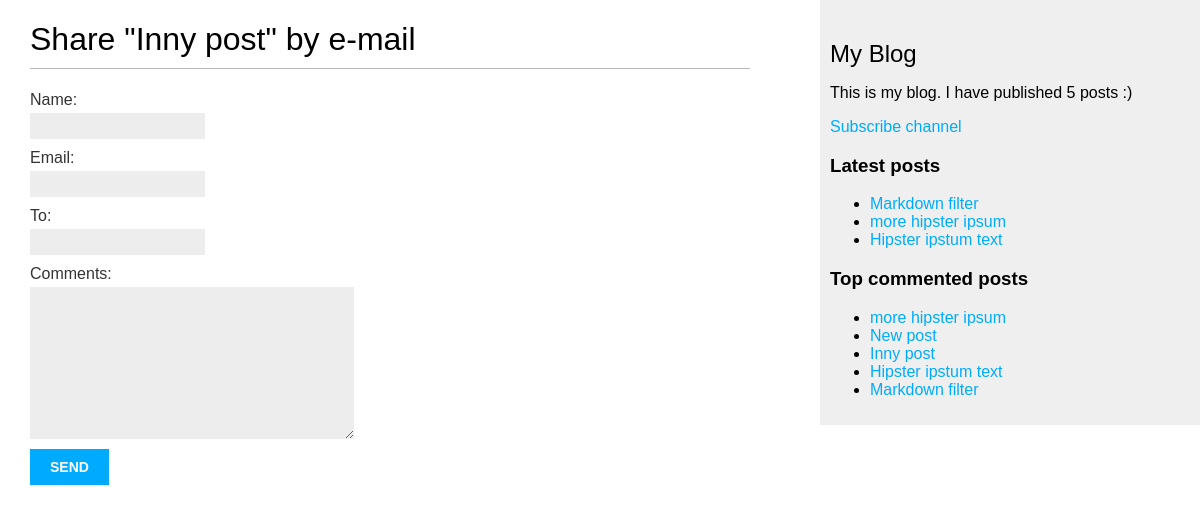
/blog/2/share/, run on the app's committed database.
### blog/models.py (models this page shows, shortened)
class Post(models.Model):
    STATUS_CHOICES = (
        ('draft', 'Draft'),
        ('published', 'Published'),
    )
    title = models.CharField(max_length=250)
    slug = models.SlugField(max_length=250, unique_for_date='publish')
    author = models.ForeignKey(User,
                               on_delete=models.CASCADE,
                               related_name='blog_posts')
    body = models.TextField()
    publish = models.DateTimeField(default=timezone.now)
    created = models.DateTimeField(auto_now_add=True)
    updated = models.DateTimeField(auto_now=True)
    status = models.CharField(max_length=10,
                              choices=STATUS_CHOICES,
                              default='draft')
    objects = models.Manager()
    published = PublishedManager()
    tags = TaggableManager()
    def get_absolute_url(self):
        return reverse('blog:post_detail',
                       args=[self.publish.year,
                             self.publish.strftime('%m'),
                             self.publish.strftime('%d'),
                             self.slug])
    class Meta:
        ordering = ("-publish",)

### blog/views.py (the view)
def post_share(request, post_id):
    post = get_object_or_404(Post, id=post_id, status='published')
    sent = False
    if request.method == 'POST':
        form = EmailPostForm(request.POST)
        if form.is_valid():
            cd = form.cleaned_data
            post_url = request.build_absolute_uri(post.get_absolute_url())
            subject = '{} ({}) encourage you to read "{}"'.format(cd['name'], cd['email'], post.title)
            message = 'Please read post "{}" on {}\n\n Comment added by {}: {}'.format(
                post.title, post_url, cd['name'], cd['comments'])
            send_mail(subject, message, 'admin@myblog.com', [cd['to']])
            sent = True
    else:
        form = EmailPostForm()
    return render(request, 'blog/post/share.html', {'post': post,
                                                    'form': form,
                                                    'sent': sent})

### blog/forms.py
class EmailPostForm(forms.Form):
    name = forms.CharField(max_length=25)
    email = forms.EmailField()
    to = forms.EmailField()
    comments = forms.CharField(required=False,
                               widget=forms.Textarea)

### blog/models.py (called while the page is built)
    def get_queryset(self):
        return super(PublishedManager, self).get_queryset().filter(status='published')

### blog/templatetags/blog_tags.py (called while the page is built)
@register.simple_tag
def total_posts():
    return Post.published.count()

@register.inclusion_tag('blog/post/latest_posts.html')
def show_latest_posts(count=5):
    latest_posts = Post.published.order_by('-publish')[:count]
    return {'latest_posts': latest_posts}

@register.simple_tag
def get_most_commented_posts(count=5):
    return Post.published.annotate(
        total_comments=Count('comments')).order_by('-total_comments')[:count]

### blog/templates/blog/post/share.html (shortened to what this page needs)
{% extends 'blog/base.html' %}
{% block content %}
  {% if sent %}
    <h1> Success! </h1>
    <p>
        Your post "{{ post.title }}" has been sent successfully.
    </p>
  {% else %}
    <h1>Share "{{ post.title }}" by e-mail</h1>
    <form action="." method="post">
        {{ form.as_p }}
        <input type="submit" value="Send">
    </form>
    {% endif %}
{% endblock %}

### blog/templates/blog/base.html (shortened to what this page needs)
<!DOCTYPE html>
<html lang="en">
{% load blog_tags %}
{% load static %}
<head>
    <link href="{% static 'css/blog.css' %}" rel="stylesheet">
</head>
<body>
  <div id="content">
      {% block content %}
      {% endblock %}
  </div>
  <div id="sidebar">
      <h2>My Blog</h2>
        <p>This is my blog. I have published {% total_posts %} posts :) </p>
        <p><a href="{% url 'blog:post_feed' %}">Subscribe channel</a></p>
      <h3>Latest posts</h3>
      {% show_latest_posts 3 %}
      <h3>Top commented posts</h3>
      {% get_most_commented_posts as most_commented_posts %}
      <ul>
          {% for post in most_commented_posts %}
          <li>
              <a href="{{ get_absolute_url }}">{{ post.title }}</a>
          </li>
          {% endfor %}
      </ul>
  </div>
</body>
</html>

### blog/templates/blog/post/latest_posts.html
<ul>
    {% for post in latest_posts %}
    <li>
        <a href="{{ post.get_absolute_url }}">{{ post.title }}</a>
    </li>
    {% endfor %}
</ul>

### blog/static/css/blog.css (style rules this page uses)
body { margin:0; padding:0; font-family:helvetica, sans-serif; }
a { color:#00abff; text-decoration:none; }
h1 { font-weight:normal; border-bottom:1px solid #bbb; padding:0 0 10px 0; }
h2 { font-weight:normal; margin:30px 0 0; }
#content { float:left; width:60%; padding:0 0 0 30px; }
#sidebar { float:right; width:30%; padding:10px; background:#efefef; height:100%; }
label { float:left; clear:both; color:#333; margin-bottom:4px; }
input, textarea { clear:both; float:left; margin:0 0 10px; background:#ededed; border:0; padding:6px 10px; font-size:12px; }
input[type=submit] { font-weight:bold; background:#00abff; color:#fff; padding:10px 20px; font-size:14px; text-transform:uppercase; }

### data on the page
Post: title "Inny post"
Post: title "Markdown filter"
Post: title "more hipster ipsum"
Post: title "Hipster ipstum text"
Post: title "New post"
